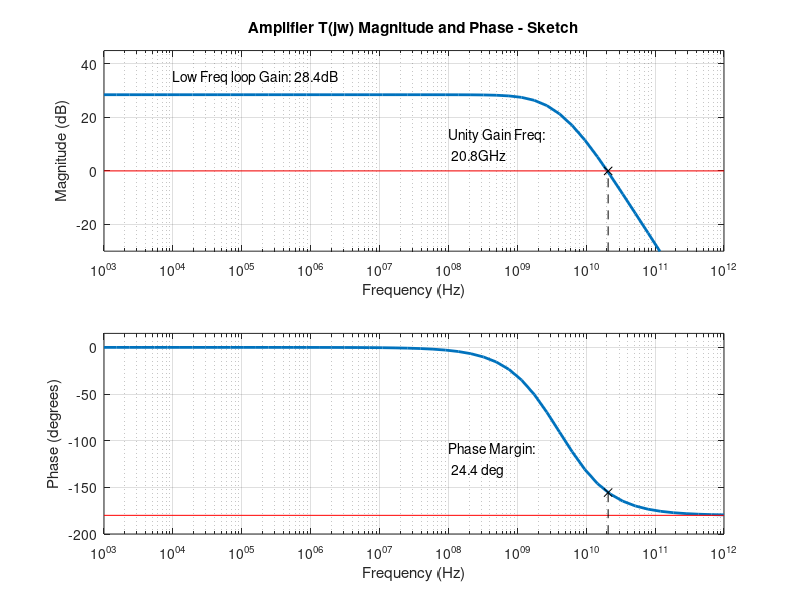

Write the MATLAB code that produced this figure.
clc;
clear all;
close all;

f1 = 2.46e9;
f2 = 6.63e9;
T0 = 26.57;
T0_db = 28.4;

w1 = 2*pi*f1;
w2 = 2*pi*f2;

% Plotting manually
f = logspace(3,12);
j = sqrt(-1);
s = j*2*pi.*f;
for k = 1:size(f,2)
    T(k) = T0/((1+s(k)/w1)*(1+s(k)/w2)) ;
end

T_mag = 20 * log10(abs(T));
T_phase = 180/pi * (angle(T));

f_u_hand = 20.8e9;

h = figure();
set(h, 'Position', [100, 100, 800 600]);

subplot(2,1,1);
semilogx(f,T_mag,'linewidth',2);
hold on;
semilogx([min(f) max(f)], [0 0],'r');
title('Amplifier T(jw) Magnitude and Phase - Sketch');

plot([f_u_hand f_u_hand], [-100 0], 'k--x')

% annotate gain margin, phase margin, -180 frequency

%text(min(f) * 1.1, 25, 'Low Freq Loop Gain:')
s = sprintf('Low Freq loop Gain: %0.1fdB', T0_db);
text(min(f) * 10, 35, s)

s = sprintf('Unity Gain Freq:\n %0.1fGHz', f_u_hand/1e9);
text(1e8, 10, s)

pm_hand = 24.4;

ylim([-30, 45]);
xlim([min(f),max(f)]);
ylabel('Magnitude (dB)'); xlabel('Frequency (Hz)');
grid;

hold off;
subplot(2,1,2);
semilogx(f,T_phase,'linewidth',2);
hold on;
plot([min(f) max(f)], [-180 -180],'r');
xlim([min(f),max(f)]);
ylim([-200, 15]);
ylabel('Phase (degrees)'); xlabel('Frequency (Hz)');
grid;

s = sprintf('Phase Margin:\n %0.1f deg', pm_hand);
text(1e8, -120, s)

plot([f_u_hand f_u_hand], [-300 -180+pm_hand], 'k--x');

print('-depsc','-r0','report/plots/part_e.eps');
